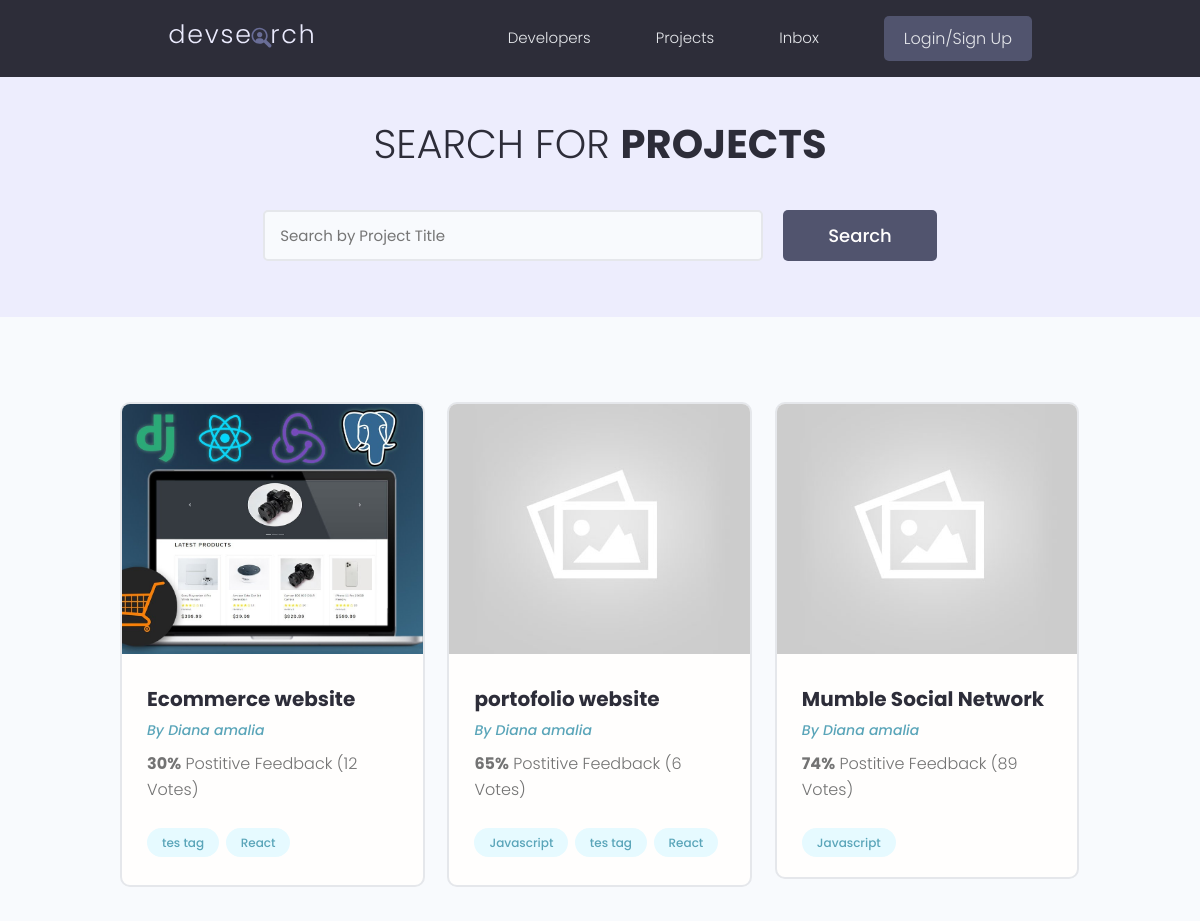
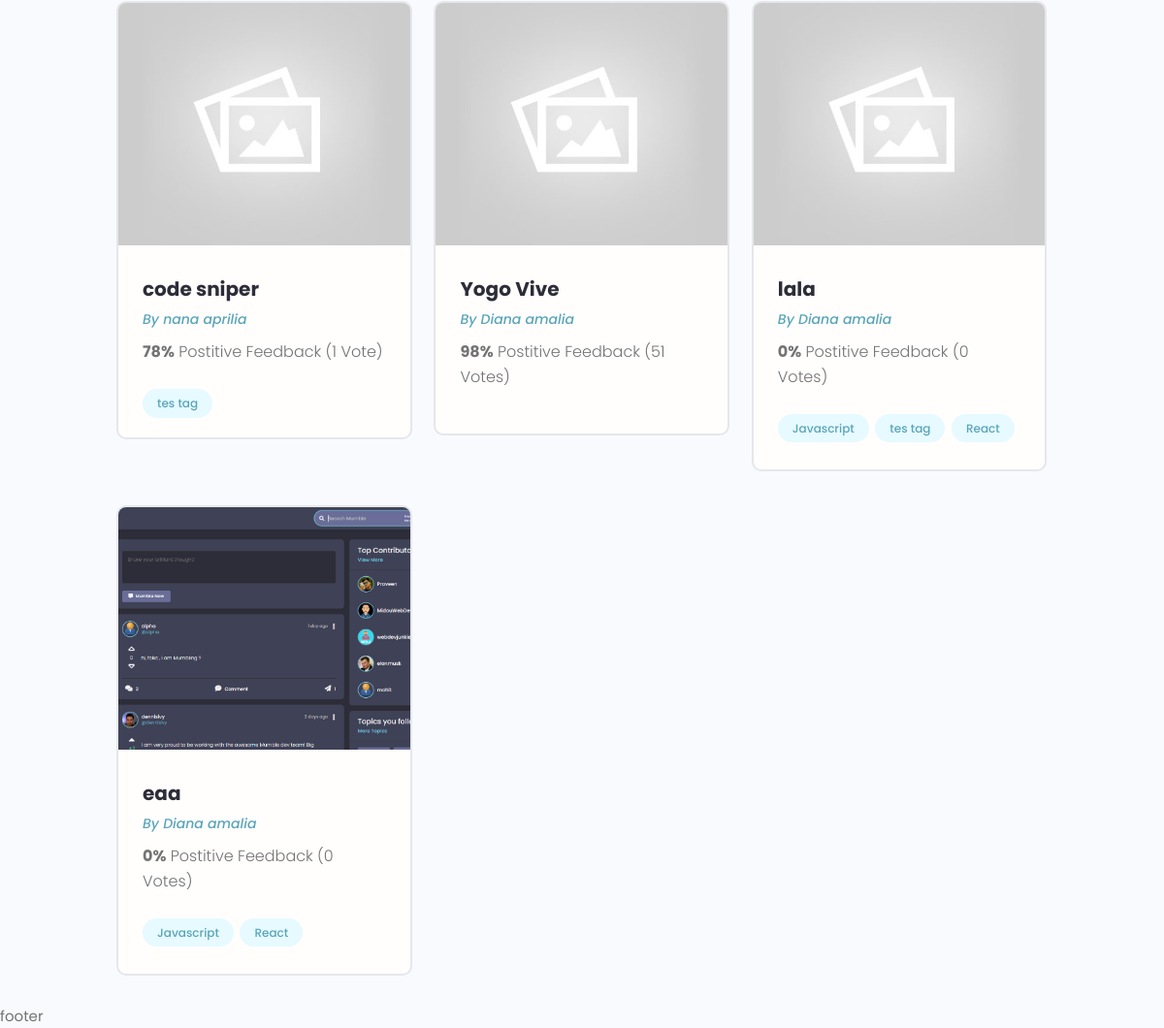
The page / on the database its author committed (2 pictures, top to bottom).
### projects/models.py (models this page shows)
class Project(models.Model):
    owner = models.ForeignKey(Profile, null=True, blank=True, on_delete=models.SET_NULL)
    title = models.CharField(max_length=200)
    description = models.TextField(null=True, blank=True)
    featured_image = models.ImageField(null=True, blank=True, default="default.jpg")
    demo_link = models.CharField(max_length=2000, null=True, blank=True)
    source_link = models.CharField(max_length=2000, null=True, blank=True)
    tags = models.ManyToManyField('Tag', blank=True)
    vote_total = models.IntegerField(default=0, null=True, blank=True)
    vote_ratio = models.IntegerField(default=0, null=True, blank=True)
    created = models.DateTimeField(auto_now_add=True)
    id= models.UUIDField(default=uuid.uuid4, unique=True, primary_key=True, editable=False)
    def __str__(self):
        return self.title

class Tag(models.Model):
    name = models.CharField(max_length=200)
    created = models.DateTimeField(auto_now_add=True)
    id = models.UUIDField(default=uuid.uuid4, unique=True, primary_key=True, editable=False)
    def __str__(self):
        return self.name

### users/models.py (models this page shows, shortened)
class Profile(models.Model):
    user = models.OneToOneField(User, on_delete=models.CASCADE, null=True, blank=True)
    name = models.CharField(max_length=200, blank=True, null=True)
    email = models.EmailField(max_length=500, blank=True, null=True)
    username = models.CharField(max_length=200, blank=True, null=True)
    location = models.CharField(max_length=200, blank=True, null=True)
    short_intro = models.CharField(max_length=200, blank=True, null=True)
    bio = models.TextField(blank=True, null=True)
    profile_image = models.ImageField(null=True, blank=True, upload_to='profiles/', default='profiles/user-default.png')
    social_github = models.CharField(max_length=200, blank=True, null=True)
    social_twitter = models.CharField(max_length=200, blank=True, null=True)
    social_linkedin = models.CharField(max_length=200, blank=True, null=True)
    social_youtube = models.CharField(max_length=200, blank=True, null=True)
    social_website = models.CharField(max_length=200, blank=True, null=True)
    created = models.DateTimeField(auto_now_add=True)
    id = models.UUIDField(default=uuid.uuid4, unique=True, primary_key=True, editable=False)

### projects/views.py (the view)
# urls.py: path('', include('projects.urls')),
def projects(request):
    projects = Project.objects.all()
    print(projects)
    context = { 'projects': projects }
    return render(request, 'projects/projects.html', context)

### projects/templates/projects/projects.html (shortened to what this page needs)
{% extends 'main.html' %}
{% block content %}
<main class="projects">
    <section class="hero-section text-center">
        <div class="container container--narrow">
            <div class="hero-section__box">
                <h2>Search for <span>Projects</span></h2>
            </div>
            <div class="hero-section__search">
                <form class="form" action="#" method="get">
                    <div class="form__field">
                        <input class="input input--text" id="formInput#search" type="text" name="text"
                            placeholder="Search by Project Title" />
                    </div>
                    <input class="btn btn--sub btn--lg" type="submit" value="Search" />
                </form>
            </div>
        </div>
    </section>
    <section class="projectsList">
        <div class="container">
            <div class="grid grid--three">
                {% for project in projects %}
                <div class="column">
                    <div class="card project">
                        <a href="{% url 'project' project.id %}" class="project">
                            <img class="project__thumbnail" src="{{ project.featured_image.url }}" alt="project thumbnail" />
                            <div class="card__body">
                                <h3 class="project__title">{{project.title}}</h3>
                                <p><a class="project__author" href="{% url 'user-profile' project.owner.id %}">By {{project.owner.name}}</a></p>
                                <p class="project--rating">
                                    <span style="font-weight: bold;">{{project.vote_ratio}}%</span> Postitive
                                    Feedback ({{project.vote_total}} Vote{{project.vote_total|pluralize:"s"}})
                                </p>
                                <div class="project__tags">
                                    {% for tag in project.tags.all %}
                                    <span class="tag tag--pill tag--main">
                                        <small>{{tag}}</small>
                                    </span>
                                    {% endfor %}
                                </div>
                            </div>
                        </a>
                    </div>
                </div>
                {% endfor %}
            </div>
        </div>
    </section>
</main>
{% endblock content %}

### static/styles/app.css (style rules this page uses)
:root { --color-sub: #2d2d39; }
.btn--sub { background-color: var(--color-sub-light); }
.card { border: 2px solid var(--color-light); }
img { width: 100%; }
.hero-section { height: 40vh; display: flex; align-items: center; background-color: var(--color-sub); }
.hero-section__box { margin-bottom: 4rem; }
.hero-section__box > h2, .hero-section__box > h2 > span { font-size: 4rem; color: var(--color-light); line-height: 1.3; text-transform: uppercase; }
.hero-section__box > h2 { font-weight: 300; }
.hero-section__box > h2 > span { font-weight: 700; }
.hero-section__search > .form { display: flex; align-items: center; justify-content: center; gap: 2rem; }
.hero-section__search > .form input.input--text { width: 50rem; }
.project__author { font-size: 1.4rem; font-style: italic; }
.project--rating { margin-bottom: 1.6em; margin-top: .5em; }
.projects > .hero-section { background: var(--color-sub-lighter); height: 30vh; }
.projects .hero-section__box { margin-bottom: 2.5rem; }
.projects .hero-section__box > h2 { color: var(--color-sub); }
.projects .hero-section__box > h2 > span { font-weight: 700; color: var(--color-sub); }
.projectsList { margin-top: 8rem; }
.project__thumbnail { height: 25rem; object-fit: cover; object-position: top center; }
.project__title { font-size: 2rem; font-weight: 700; color: var(--color-sub); }

### static/uikit/styles/modules/_variables.css (style rules this page uses)
:root { --color-main: #5aa5b9; --color-main-light: #e6faff; --color-sub: #3f4156; --color-sub-light: #51546e; --color-sub-lighter: #ededfd; --color-text: #737373; --color-gray: #8b8b8b; --color-light: #e5e7eb; --color-light-gray: #767676; --color-bg: #f8fafd; --color-white: #fffefd; --color-white-light: #f3f3f3; --color-success: #359e64; --color-success-bg: #def8e8; --color-error: #fc4b0b; --color-error-bg: #fff2ee; --font-base: 'Poppins', arial, helvetica, 'Segoe UI', roboto, ubuntu, sans-serif; --font-monospace: 'Fira Code', 'Courier New', courier, monospace; --font-regular: 300; --font-medium: 500; --font-bold: 700; --generic-shadow: 1px 1px 5px #00000010; --generic-transition: all 0.3s ease-in-out; }

### static/uikit/styles/modules/_base.css (style rules this page uses)
* { margin: 0; padding: 0; box-sizing: border-box; text-rendering: optimizeLegibility; color: inherit; font-size: inherit; }
html { font-size: 50%; }
@media only screen and (min-width: 480px) { html { font-size: 56.25%; } }
@media only screen and (min-width: 1200px) { html { font-size: 62.5%; } }
body { line-height: 1.6; font-weight: 400; font-size: 1.5rem; color: var(--color-text); background-color: var(--color-bg); min-height: 100vh; }

### static/uikit/styles/modules/_typography.css (style rules this page uses)
* { font-family: var(--font-base); }
h2 { font-size: 3.6rem; font-weight: var(--font-bold); }
h3 { font-size: 3.2rem; font-weight: var(--font-medium); }
p, span, strong { font-size: 1.6rem; color: var(--color-text); font-weight: var(--font-regular); }
a { padding-bottom: 2px; text-decoration: none; display: inline-block; color: var(--color-main); font-weight: var(--font-medium); }

### static/uikit/styles/modules/_utilities.css (style rules this page uses)
.container { width: 92%; max-width: 165rem; margin: 0 auto; box-sizing: border-box; }
.container--narrow { width: 92%; max-width: 120rem; }
@media screen and (min-width: 1000px) { .container { width: 90%; } }
@media screen and (min-width: 1000px) { .container--narrow { width: 85%; } }
@media screen and (min-width: 1200px) { .container { width: 80%; } }
@media screen and (min-width: 1200px) { .container--narrow { width: 72%; } }
.text-center { text-align: center; }

### static/uikit/styles/modules/_button.css (style rules this page uses)
.btn { display: inline-block; position: relative; cursor: pointer; background-color: var(--color-light); font-weight: var(--font-medium); color: var(--color-sub); text-decoration: none; padding: 1rem 2rem; border-radius: 0.5rem; border: none; width: -webkit-fit-content; width: -moz-fit-content; width: fit-content; height: -webkit-fit-content; height: -moz-fit-content; height: fit-content; font-size: 1.6rem; outline-width: 0; outline-color: transparent; -webkit-backface-visibility: hidden; backface-visibility: hidden; transition: all 0.3s ease-in-out; }
.btn--sub { background-color: var(--color-sub); color: var(--color-white); }
.btn--lg { font-size: 1.8rem; padding: 1.2rem 4.5rem; }

### static/uikit/styles/modules/_card.css (style rules this page uses)
.card { border-radius: 1rem; background-color: var(--color-white); border: 1.5px solid var(--color-light); width: auto; height: auto; margin-top: 0.5rem; margin-bottom: 0.5rem; overflow: hidden; }
.card__body, .card__header { padding: 2rem 2.5rem; }

### rows shown on the page
Project: featured_image (picture), title "Ecommerce website", owner.name "Diana amalia", vote_ratio "30", vote_total "12"
Tag: name "tes tag"
Tag: name "React"
Project: featured_image (placeholder picture), title "portofolio website", owner.name "Diana amalia", vote_ratio "65", vote_total "6"
Tag: name "Javascript"
Project: featured_image (placeholder picture), title "Mumble Social Network", owner.name "Diana amalia", vote_ratio "74", vote_total "89"
Project: featured_image (placeholder picture), title "code sniper", owner.name "nana aprilia", vote_ratio "78", vote_total "1"
Project: featured_image (placeholder picture), title "Yogo Vive", owner.name "Diana amalia", vote_ratio "98", vote_total "51"
Project: featured_image (placeholder picture), title "lala", owner.name "Diana amalia", vote_ratio "0", vote_total "0"
Project: featured_image (picture), title "eaa", owner.name "Diana amalia", vote_ratio "0", vote_total "0"
